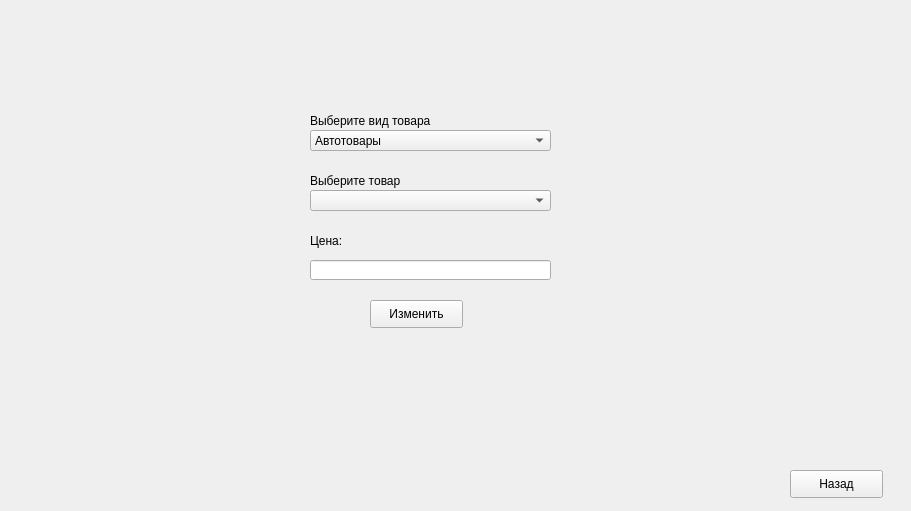
    <widget class="QWidget" name="ChangePriceProduct">
     <property name="minimumSize">
      <size>
       <width>911</width>
       <height>511</height>
      </size>
     </property>
     <widget class="QLabel" name="label_5">
      <property name="geometry">
       <rect>
        <x>310</x>
        <y>230</y>
        <width>241</width>
        <height>21</height>
       </rect>
      </property>
      <property name="text">
       <string>Цена:</string>
      </property>
     </widget>
     <widget class="QPushButton" name="changePP_Back">
      <property name="geometry">
       <rect>
        <x>790</x>
        <y>470</y>
        <width>93</width>
        <height>28</height>
       </rect>
      </property>
      <property name="text">
       <string>Назад</string>
      </property>
     </widget>
     <widget class="QPushButton" name="changePP_Change">
      <property name="geometry">
       <rect>
        <x>370</x>
        <y>300</y>
        <width>93</width>
        <height>28</height>
       </rect>
      </property>
      <property name="text">
       <string>Изменить</string>
      </property>
     </widget>
     <widget class="QLabel" name="label_6">
      <property name="geometry">
       <rect>
        <x>310</x>
        <y>110</y>
        <width>241</width>
        <height>21</height>
       </rect>
      </property>
      <property name="text">
       <string>Выберите вид товара</string>
      </property>
     </widget>
     <widget class="QLineEdit" name="changePP_Price">
      <property name="geometry">
       <rect>
        <x>310</x>
        <y>260</y>
        <width>241</width>
        <height>20</height>
       </rect>
      </property>
     </widget>
     <widget class="QComboBox" name="changePP_ProductList">
      <property name="geometry">
       <rect>
        <x>310</x>
        <y>190</y>
        <width>241</width>
        <height>21</height>
       </rect>
      </property>
     </widget>
     <widget class="QComboBox" name="changePP_Type">
      <property name="geometry">
       <rect>
        <x>310</x>
        <y>130</y>
        <width>241</width>
        <height>21</height>
       </rect>
      </property>
      <item>
       <property name="text">
        <string>Автотовары</string>
       </property>
      </item>
      <item>
       <property name="text">
        <string>Продукты</string>
       </property>
      </item>
      <item>
       <property name="text">
        <string>Топливо</string>
       </property>
      </item>
     </widget>
     <widget class="QLabel" name="label_49">
      <property name="geometry">
       <rect>
        <x>310</x>
        <y>170</y>
        <width>241</width>
        <height>21</height>
       </rect>
      </property>
      <property name="text">
       <string>Выберите товар</string>
      </property>
     </widget>
    </widget>
